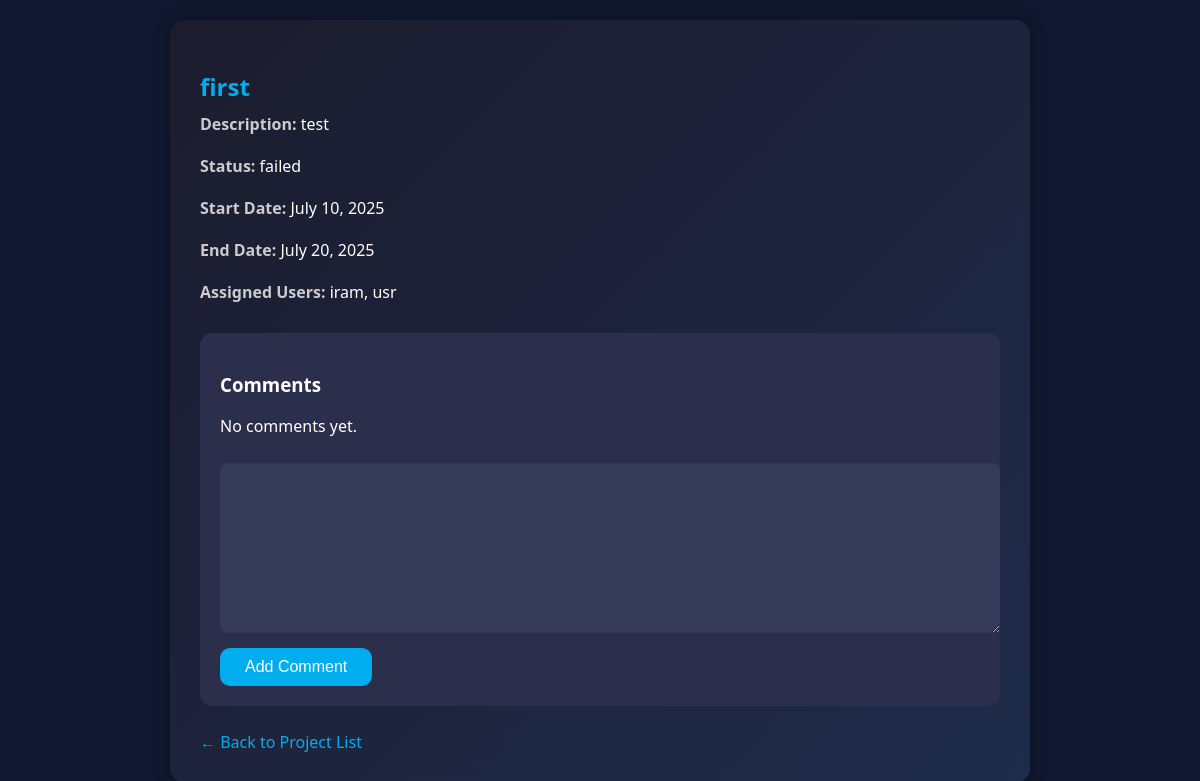
The app's page /projects/2/ (signed in) with its own data.
### project/models.py (models this page shows)
class Project(models.Model):
    STATUS_CHOICES = (
        ('pending', 'Pending'),
        ('current', 'Current'),
        ('completed', 'Completed'),
        ('failed', 'Failed'),
    )
    title = models.CharField(max_length=200)
    description = models.TextField()
    status = models.CharField(max_length=20, choices=STATUS_CHOICES)
    start_date = models.DateField()
    end_date = models.DateField()
    assigned_users = models.ManyToManyField(CustomUser)

### users/models.py (models this page shows, shortened)
class CustomUser(AbstractUser):
    user_id = models.AutoField(primary_key=True)
    preference_field_1 = models.CharField(max_length=100, blank=True, null=True)
    preference_field_2 = models.CharField(max_length=100, blank=True, null=True)
    created_at = models.DateTimeField(auto_now_add=True)
    updated_at = models.DateTimeField(auto_now=True)
    email = models.EmailField(unique=True)
    ROLE_CHOICES = (
        ('admin', 'Admin'),
        ('manager', 'Project Manager'),
        ('user', 'User'),
    )
    role = models.CharField(max_length=20, choices=ROLE_CHOICES, default='user')
    USERNAME_FIELD = 'username'
    REQUIRED_FIELDS = ['email']
    objects = CustomUserManager()  # This line must be aligned with the other fields

### project/views.py (the view)
# urls.py: path('projects/<int:pk>/', views.project_detail, name='project_detail'),
@login_required
def project_detail(request, pk):
    update_expired_projects()
    update_pending_projects()
    project = get_object_or_404(Project, pk=pk)
    comments = Comment.objects.filter(project=project)
    if request.method == 'POST':
        form = CommentForm(request.POST)
        if form.is_valid():
            comment = form.save(commit=False)
            comment.project = project
            comment.user = request.user
            comment.save()
            return redirect('project_detail', pk=project.pk)
    else:
        form = CommentForm()
    return render(request, 'project/project_detail.html', {'project': project, 'comments': comments, 'form': form})

### project/forms.py
class CommentForm(forms.ModelForm):
    class Meta:
        model = Comment
        fields = ['text']

### project/utils.py (called while the page is built)
def update_expired_projects():
    today = timezone.now().date()
    expired_projects = Project.objects.filter(end_date__lt=today).exclude(status__in=['completed', 'failed'])
    for project in expired_projects:
        project.status = 'failed'
        project.save()

def update_pending_projects():
    today = timezone.now().date()
    projects = Project.objects.filter(start_date__gt=today).exclude(status='pending')
    for project in projects:
        project.status = 'pending'
        project.save()

### project/templates/project/project_detail.html (shortened to what this page needs)
<!DOCTYPE html>
<html lang="en">
<head>
</head>
<body>
<div class="card">
    <h2>{{ project.title }}</h2>
    <div class="value"><span class="label">Description:</span> {{ project.description }}</div>
    <div class="value"><span class="label">Status:</span> {{ project.status }}</div>
    <div class="value"><span class="label">Start Date:</span> {{ project.start_date }}</div>
    <div class="value"><span class="label">End Date:</span> {{ project.end_date }}</div>
    <div class="value">
        <span class="label">Assigned Users:</span>
        {% for user in project.assigned_users.all %}
            {{ user.username }}{% if not forloop.last %}, {% endif %}
        {% empty %}
            <span style="color:#999;">No users assigned</span>
        {% endfor %}
    </div>
    <div class="comment-box">
        <h3>Comments</h3>
        {% for comment in comments %}
            <div class="comment">
                <strong>{{ comment.user.username }}</strong><br>
                {{ comment.text }}<br>
                <small>{{ comment.timestamp }}</small>
            </div>
        {% empty %}
            <p>No comments yet.</p>
        {% endfor %}
        <form method="post">
            {{ form.text }}
            <button type="submit">Add Comment</button>
        </form>
    </div>
    <a href="{% url 'project:project_list' %}" class="back-link">&larr; Back to Project List</a>
</div>
</body>
</html>

### project/templates/project/project_detail.html (style rules this page uses)
body { background-color: #10182F; font-family: 'Segoe UI', sans-serif; color: #ffffff; margin: 0; padding: 20px; }
.card { background: linear-gradient(135deg, #1C1C2E, #1E2B4A); border-radius: 15px; padding: 30px; margin: auto; max-width: 800px; box-shadow: 0 0 15px rgba(0,0,0,0.3); }
h2 { color: #00AEEF; margin-bottom: 10px; }
.label { font-weight: bold; color: #ccc; }
.value { margin-bottom: 20px; color: #fff; }
.comment-box { margin-top: 30px; padding: 20px; background-color: #2b2f4c; border-radius: 12px; }
textarea { width: 100%; padding: 10px; margin-top: 10px; background-color: #353A58; color: #fff; border: none; border-radius: 8px; }
button { background-color: #00AEEF; color: white; padding: 10px 25px; border: none; border-radius: 10px; font-size: 16px; margin-top: 10px; cursor: pointer; }
.back-link { display: inline-block; margin-top: 25px; text-decoration: none; color: #00AEEF; }

### records on screen
Project: title "first", description "test", status "failed", start_date "July 10, 2025", end_date "July 20, 2025"
CustomUser: username "iram"
CustomUser: username "usr"
